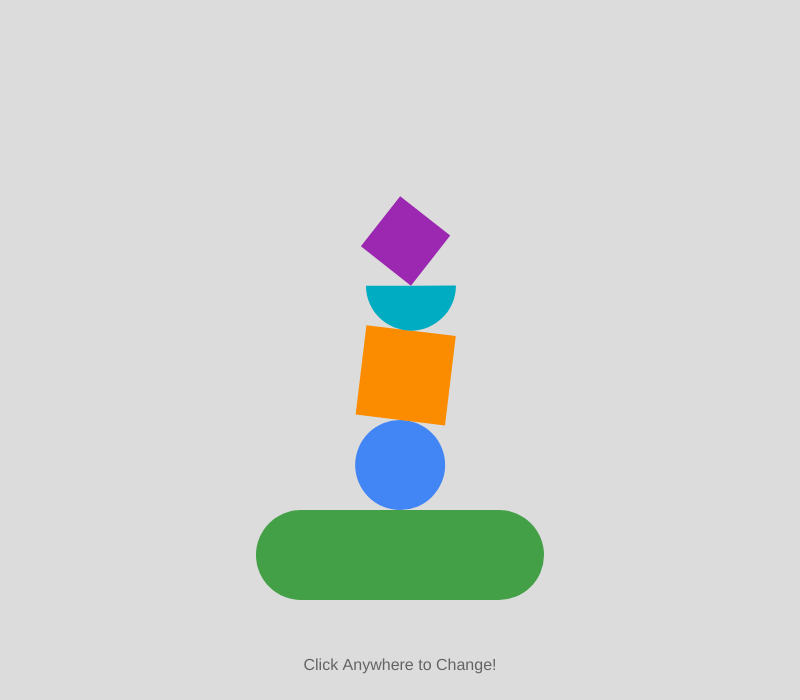
Frame 1 (no input)
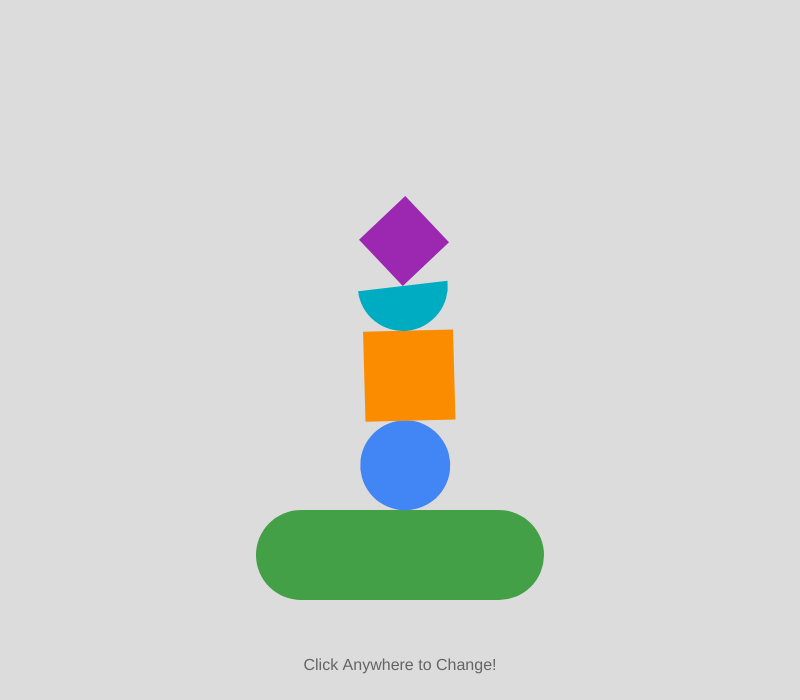
Frame 60 (no input)
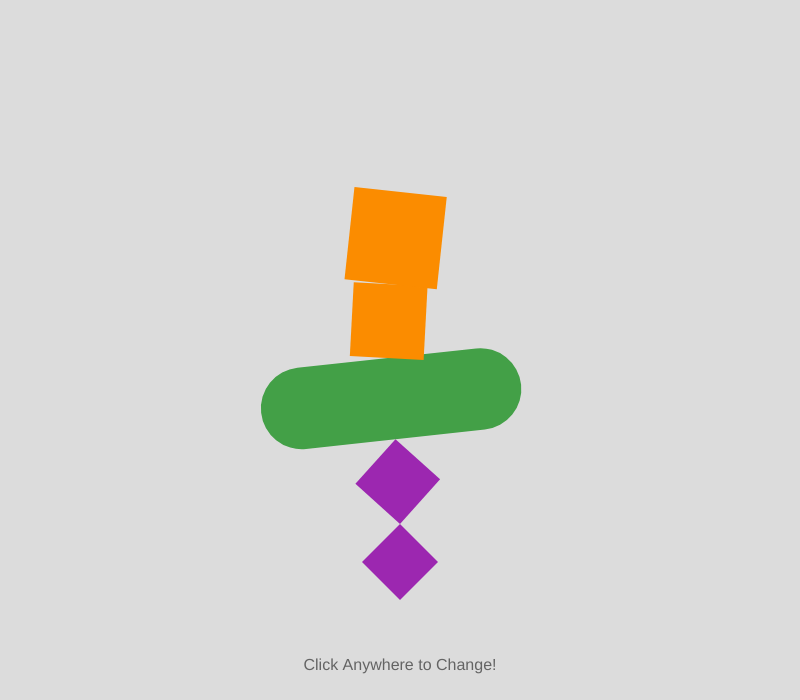
Frame 120 (the mouse pressed at the canvas centre since frame 60)

The p5.js sketch that drew these frames (run headless with seeded random() and noise() and a simulated clock; from frame 60 on, the mouse is pressed at the canvas centre):

// p5.js sketch
// ── sketch.js
let numShapes = 5; // shape 0 as bottom base, doesn't lean or bounce

let type = [4, 0, 1, 2, 3]; // 0 = circle, 1 = square, 2 = dome thign (half circle), 3 =diamond, 4 = pill
let scale = [1, 1, 1, 1, 1];

let unit = 90;
let tiltAmount = 0.12; // how much each shape leans
let tiltSpeed = 0.03;  // speed of leaning left /right
let tiltOffset; // each shape leans at diff moment (so not synced )

let gravity = 1;
let jumpPower = -7; // how hard each shape "pops" when user clicks

let upAmount = [0, 0, 0, 0, 0]; // how far up in the air each shape is right now
let speed = [0, 0, 0, 0, 0];    // how fast it's moving up or down
let wait = [0, 0, 0, 0, 0];     // frames left before this shape starts falling
//-----------------------

function setup() {
  createCanvas(800, 700);
  rectMode(CENTER);
  ellipseMode(CENTER);
  tiltOffset = [0, 0, HALF_PI, PI, PI + HALF_PI]; // shape 0 not used, base doesn't lean
}

function draw() {
  background(220);

  let x = width / 2;
  let y = 600; // the "ground"

  // from the bottom shape up to the top one
  for (let i = 0; i < numShapes; i++) {
    let shapeSize = unit * scale[i];
    let angle = 0;

    if (i !== 0) {
      // angle = sin(frameCount * tiltSpeed) * tiltAmount;
      /* ^^old, all 4 shapes swayed in perfect sync since they
      all just used frameCount with nothing to tell them apart.
      
      Added tiltOffset[i] below fixed it so each one starts at a
      different point in the same wave */
      angle = sin(frameCount * tiltSpeed + tiltOffset[i]) * tiltAmount;

      // falling/bouncing - speed builds up from gravity until it lands
      if (wait[i] > 0) {
        wait[i]--;
      } else if (!(upAmount[i] === 0 && speed[i] === 0)) {
        speed[i] += gravity;
        upAmount[i] += speed[i];
        if (upAmount[i] > 0) {
          upAmount[i] = 0;
          speed[i] = 0;
        }
      }
    }

    push();
    translate(x, y + upAmount[i]);
    rotate(angle);
    let footprint = drawShape(type[i], shapeSize);
    pop();

    // y -= footprint;
   
    x += sin(angle) * footprint;
    y -= cos(angle) * footprint;
  }

  fill(100);
  textSize(16);
  textAlign(CENTER);
  text("Click Anywhere to Change!", width / 2, 670);
}


function drawShape(shapeType, shapeSize) {
  noStroke();
  let footprint = shapeSize; // most shapes just fill their whole box

  if (shapeType === 0) {
    // circle, this matches ellipse(width/2, 455, 90) from my original sketch
    fill(66, 133, 244);
    ellipse(0, -shapeSize / 2, shapeSize, shapeSize);

  } else if (shapeType === 1) {
    // square, this matches rect(width/2, 364, 90, 90)
    fill(251, 140, 0);
    rect(0, -shapeSize / 2, shapeSize, shapeSize);

  } else if (shapeType === 2) {
   
    fill(0, 172, 193);
    footprint = shapeSize / 2;
    arc(0, -shapeSize / 2, shapeSize, shapeSize, 0, PI);

  } else if (shapeType === 3) {

    fill(156, 39, 176);
    push();
    translate(0, -shapeSize / 2);
    rotate(HALF_PI / 2);
    let side = shapeSize / sqrt(2);
    rect(0, 0, side, side);
    pop();

  } else if (shapeType === 4) {
 
    fill(67, 160, 71);
    rect(0, -shapeSize / 2, shapeSize * 3.2, shapeSize, shapeSize / 2);
  }

  return footprint;
}

// New shapes/sizes on click and makes top 4 shapes jumpp up
function mousePressed() {
  for (let i = 0; i < numShapes; i++) {
    type[i] = floor(random(5));
    scale[i] = random(0.7, 1.4);

    if (i !== 0) {
      // upAmount[i] = -40;
      /* snapped the shapes straight up in one frame (glitchy)
      speed + gravity below makes it actually launch and fall instead */
      
      speed[i] = jumpPower;

      // wait[i] = 0;
      // ^ old version (all 4 shapes jumped and landed at the exact time, looked kinda robotic)
      wait[i] = i * 3; // staggers
    }
  }
}

// ── style.css
body {
  margin: 0;
  min-height: 100vh;
  display: flex;
  flex-direction: column;
  align-items: center;
  justify-content: center;
  background: #dfeff7;
  font-family: sans-serif;
  color: #234;
}

h1 {
  margin-bottom: 4px;
}
